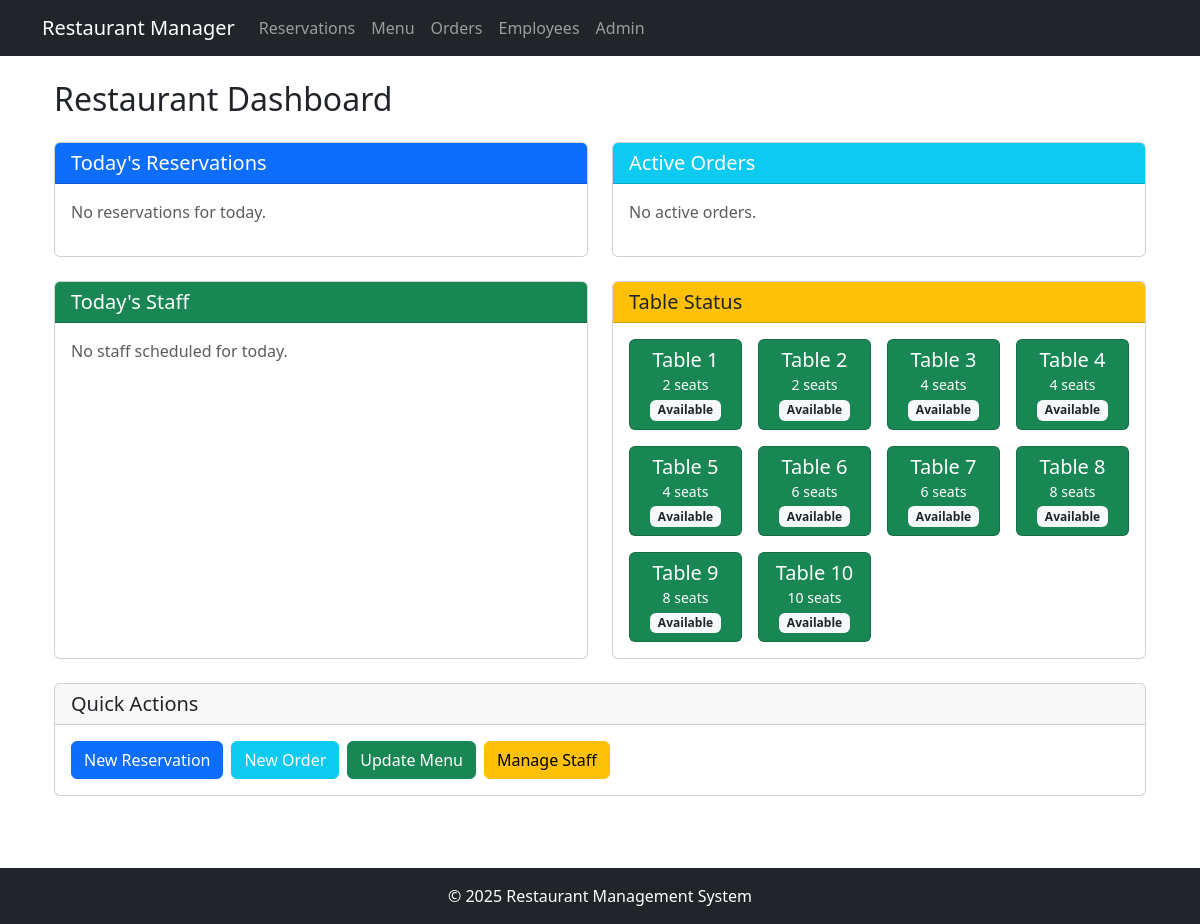
The page /pages/index.php on the database its author committed.
### tables this page shows
CREATE TABLE IF NOT EXISTS TABLES (
    id INT PRIMARY KEY AUTO_INCREMENT,
    table_number INT NOT NULL UNIQUE,
    num_seats INT NOT NULL,
    seat_is_occupied BOOLEAN DEFAULT FALSE
);

### pages/index.php (the view, shortened to what this page needs)
<?php
$conn = getDBConnection();
$reservations = $conn->query("
    SELECT
        R.id,
        R.num_guests,
        R.reservation_date,
        T.table_number,
        CONCAT(C.first_name, ' ', C.last_name) as customer_name,
        C.phone
    FROM RESERVATIONS R
    JOIN CUSTOMERS C ON R.customer_id = C.id
    JOIN TABLES T ON R.table_id = T.id
    WHERE DATE(R.reservation_date) = CURRENT_DATE()
    ORDER BY R.reservation_date
")->fetchAll();
$activeOrders = $conn->query("
    SELECT
        FO.id,
        FO.order_date,
        T.table_number,
        OS.status_value,
        COUNT(OMI.id) as item_count,
        COALESCE(P.payment_status, 'Pending') as payment_status
    FROM FOOD_ORDER FO
    JOIN ORDER_STATUS OS ON FO.order_status_id = OS.id
    JOIN TABLES T ON FO.table_id = T.id
    LEFT JOIN ORDER_MENU_ITEM OMI ON FO.id = OMI.order_id
    LEFT JOIN PAYMENT P ON FO.id = P.order_id
    WHERE OS.status_value NOT IN ('Delivered', 'Cancelled')
    GROUP BY FO.id
    ORDER BY FO.order_date DESC
    LIMIT 5
")->fetchAll();
$todaySchedule = $conn->query("
    SELECT
        E.first_name,
        E.last_name,
        E.role,
        S.start_time,
        S.end_time
    FROM SCHEDULES S
    JOIN EMPLOYEES E ON S.employee_id = E.id
    WHERE S.shift_date = CURRENT_DATE()
    ORDER BY S.start_time
")->fetchAll();
$tables = $conn->query("
    SELECT
        id,
        table_number,
        num_seats,
        seat_is_occupied
    FROM TABLES
    ORDER BY table_number
")->fetchAll();
require_once '../includes/header.php';
?>
<div class="container">
    <h2 class="mb-4">Restaurant Dashboard</h2>
    <div class="row">
        <div class="col-md-6 mb-4">
            <div class="card h-100">
                <div class="card-header bg-primary text-white">
                    <h3 class="card-title h5 mb-0">Today's Reservations</h3>
                </div>
                <div class="card-body">
                    <?php if (!empty($reservations)): ?>
                        <div class="table-responsive">
                            <table class="table table-sm">
                                <thead>
                                    <tr>
                                        <th>Time</th>
                                        <th>Customer</th>
                                        <th>Table</th>
                                        <th>Guests</th>
                                    </tr>
                                </thead>
                                <tbody>
                                    <?php foreach ($reservations as $reservation): ?>
                                        <tr>
                                            <td><?php echo date('g:i A', strtotime($reservation['reservation_date'])); ?></td>
                                            <td>
                                                <?php echo htmlspecialchars($reservation['customer_name']); ?>
                                                <br>
                                                <small class="text-muted"><?php echo htmlspecialchars($reservation['phone']); ?></small>
                                            </td>
                                            <td><?php echo $reservation['table_number']; ?></td>
                                            <td><?php echo $reservation['num_guests']; ?></td>
                                        </tr>
                                    <?php endforeach; ?>
                                </tbody>
                            </table>
                        </div>
                    <?php else: ?>
                        <p class="text-muted">No reservations for today.</p>
                    <?php endif; ?>
                </div>
            </div>
        </div>
        <div class="col-md-6 mb-4">
            <div class="card h-100">
                <div class="card-header bg-info text-white">
                    <h3 class="card-title h5 mb-0">Active Orders</h3>
                </div>
                <div class="card-body">
                    <?php if (!empty($activeOrders)): ?>
                        <div class="table-responsive">
                            <table class="table table-sm">
                                <thead>
                                    <tr>
                                        <th>Table</th>
                                        <th>Items</th>
                                        <th>Status</th>
                                        <th>Time</th>
                                    </tr>
                                </thead>
                                <tbody>
                                    <?php foreach ($activeOrders as $order): ?>
                                        <tr>
                                            <td><?php echo $order['table_number']; ?></td>
                                            <td><?php echo $order['item_count']; ?></td>
                                            <td>
                                                <span class="badge bg-<?php
                                                    echo match($order['status_value']) {
                                                        'Pending' => 'warning',
                                                        'Preparing' => 'info',
                                                        'Ready' => 'success',
                                                        default => 'secondary'
                                                    };
                                                ?>">
                                                    <?php echo $order['status_value']; ?>
                                                </span>
                                            </td>
                                            <td><?php echo date('g:i A', strtotime($order['order_date'])); ?></td>
                                        </tr>
                                    <?php endforeach; ?>
                                </tbody>
                            </table>
                        </div>
                    <?php else: ?>
                        <p class="text-muted">No active orders.</p>
                    <?php endif; ?>
                </div>
            </div>
        </div>
    </div>
    <div class="row">
        <div class="col-md-6 mb-4">
            <div class="card h-100">
                <div class="card-header bg-success text-white">
                    <h3 class="card-title h5 mb-0">Today's Staff</h3>
                </div>
                <div class="card-body">
                    <?php if (!empty($todaySchedule)): ?>
                        <div class="table-responsive">
                            <table class="table table-sm">
                                <thead>
                                    <tr>
                                        <th>Name</th>
                                        <th>Role</th>
                                        <th>Hours</th>
                                    </tr>
                                </thead>
                                <tbody>
                                    <?php foreach ($todaySchedule as $schedule): ?>
                                        <tr>
                                            <td><?php echo htmlspecialchars($schedule['first_name'] . ' ' . $schedule['last_name']); ?></td>
                                            <td><?php echo htmlspecialchars($schedule['role']); ?></td>
                                            <td>
                                                <?php
                                                    echo date('g:i A', strtotime($schedule['start_time'])) . ' - ' .
                                                         date('g:i A', strtotime($schedule['end_time']));
                                                ?>
                                            </td>
                                        </tr>
                                    <?php endforeach; ?>
                                </tbody>
                            </table>
                        </div>
                    <?php else: ?>
                        <p class="text-muted">No staff scheduled for today.</p>
                    <?php endif; ?>
                </div>
            </div>
        </div>
        <div class="col-md-6 mb-4">
            <div class="card h-100">
                <div class="card-header bg-warning">
                    <h3 class="card-title h5 mb-0">Table Status</h3>
                </div>
                <div class="card-body">
                    <div class="row row-cols-2 row-cols-sm-3 row-cols-md-4 g-3">
                        <?php foreach ($tables as $table): ?>
                            <div class="col">
                                <div class="card <?php echo $table['seat_is_occupied'] ? 'bg-danger text-white' : 'bg-success text-white'; ?>">
                                    <div class="card-body p-2 text-center">
                                        <h5 class="card-title mb-0">Table <?php echo $table['table_number']; ?></h5>
                                        <small><?php echo $table['num_seats']; ?> seats</small>
                                        <br>
                                        <span class="badge bg-light text-dark">
                                            <?php echo $table['seat_is_occupied'] ? 'Occupied' : 'Available'; ?>
                                        </span>
                                    </div>
                                </div>
                            </div>
                        <?php endforeach; ?>
                    </div>
                </div>
            </div>
        </div>
    </div>
    <div class="row mb-4">
        <div class="col-12">
            <div class="card">
                <div class="card-header">
                    <h3 class="card-title h5 mb-0">Quick Actions</h3>
                </div>
                <div class="card-body">
                    <div class="d-flex gap-2 flex-wrap">
                        <a href="reservations.php" class="btn btn-primary">
                            <i class="bi bi-calendar-plus"></i> New Reservation
                        </a>
                        <a href="orders.php" class="btn btn-info text-white">
                            <i class="bi bi-cart-plus"></i> New Order
                        </a>
                        <a href="menu.php" class="btn btn-success">
                            <i class="bi bi-menu-button"></i> Update Menu
                        </a>
                        <a href="employees.php" class="btn btn-warning">
                            <i class="bi bi-people"></i> Manage Staff
                        </a>
                    </div>
                </div>
            </div>
        </div>
    </div>
</div>
<?php require_once '../includes/footer.php'; ?>

### includes/header.php (shortened to what this page needs)
<!DOCTYPE html>
<html lang="en">
<head>
    <link href="https://cdn.jsdelivr.net/npm/bootstrap@5.3.0/dist/css/bootstrap.min.css" rel="stylesheet">
    <link href="/restaurant/css/style.css" rel="stylesheet">
</head>
<body>
    <nav class="navbar navbar-expand-lg navbar-dark bg-dark">
        <div class="container">
            <a class="navbar-brand" href="/restaurant">Restaurant Manager</a>
            <div class="collapse navbar-collapse" id="navbarNav">
                <ul class="navbar-nav">
                    <li class="nav-item">
                        <a class="nav-link" href="/restaurant/pages/reservations.php">Reservations</a>
                    </li>
                    <li class="nav-item">
                        <a class="nav-link" href="/restaurant/pages/menu.php">Menu</a>
                    </li>
                    <li class="nav-item">
                        <a class="nav-link" href="/restaurant/pages/orders.php">Orders</a>
                    </li>
                    <li class="nav-item">
                        <a class="nav-link" href="/restaurant/pages/employees.php">Employees</a>
                    </li>
                    <li class="nav-item">
                        <a class="nav-link" href="/restaurant/pages/admin.php">Admin</a>
                    </li>
                </ul>
            </div>
        </div>
    </nav>
    <div class="container mt-4">

### includes/footer.php (shortened to what this page needs)
    </div>
    <footer class="bg-dark text-white mt-5 py-3">
        <div class="container">
            <p class="text-center mb-0">&copy; <?php echo date('Y'); ?> Restaurant Management System</p>
        </div>
    </footer>
</body>
</html>

### css/style.css (style rules this page uses)
body { min-height: 100vh; display: flex; flex-direction: column; }
.container { flex: 1; }

### rows shown on the page
tables: table_number "1", num_seats "2", seat_is_occupied "Available"
tables: table_number "2", num_seats "2", seat_is_occupied "Available"
tables: table_number "3", num_seats "4", seat_is_occupied "Available"
tables: table_number "4", num_seats "4", seat_is_occupied "Available"
tables: table_number "5", num_seats "4", seat_is_occupied "Available"
tables: table_number "6", num_seats "6", seat_is_occupied "Available"
tables: table_number "7", num_seats "6", seat_is_occupied "Available"
tables: table_number "8", num_seats "8", seat_is_occupied "Available"
tables: table_number "9", num_seats "8", seat_is_occupied "Available"
tables: table_number "10", num_seats "10", seat_is_occupied "Available"
